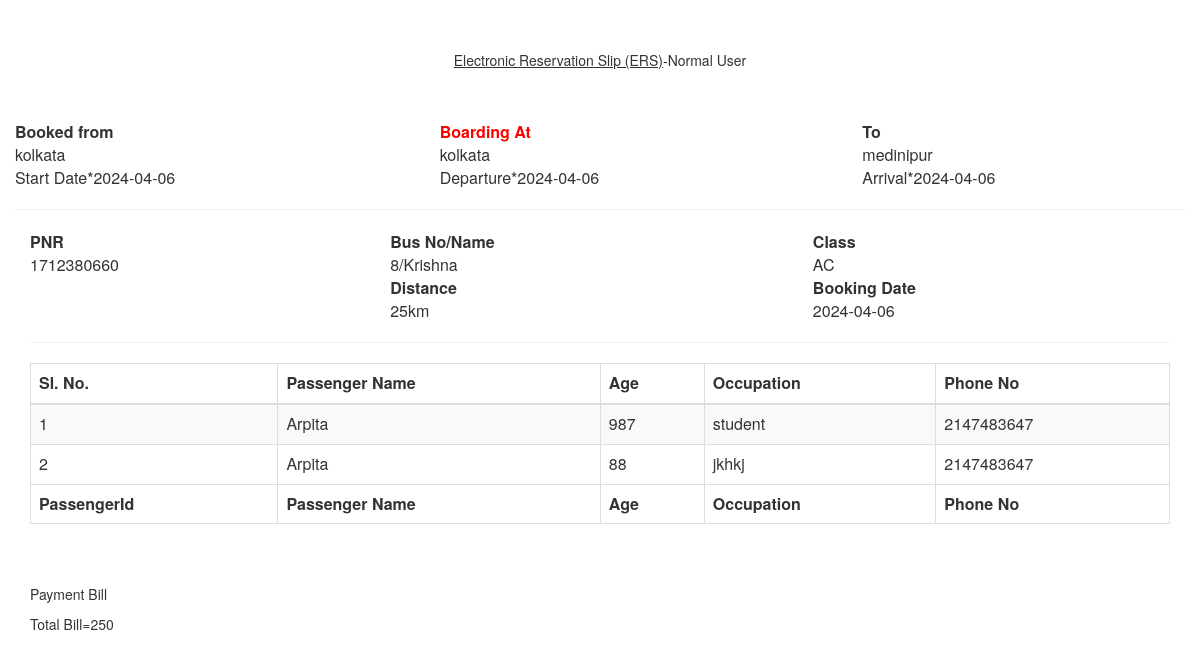
Screenshot of /busticket.php?bkn=1712380660 with the database file from the repository.
### tables this page shows
CREATE TABLE `busbooking` (
  `bookingid` int(11) NOT NULL,
  `bkn` int(50) NOT NULL,
  `busid` varchar(50) NOT NULL,
  `userid` varchar(50) NOT NULL,
  `passengerid` varchar(50) NOT NULL,
  `seatno` varchar(50) NOT NULL,
  `bustype` varchar(50) NOT NULL,
  `tos` varchar(50) NOT NULL,
  `froms` varchar(50) NOT NULL,
  `bookingdate` date NOT NULL,
  `journeydate` date NOT NULL,
  `status` varchar(50) NOT NULL
);

CREATE TABLE `addbus` (
  `busid` int(50) NOT NULL,
  `busname` varchar(50) NOT NULL,
  `busno` varchar(50) NOT NULL,
  `bustype` varchar(50) NOT NULL,
  `routeid` varchar(50) NOT NULL,
  `startstopage` varchar(50) NOT NULL,
  `endstopage` varchar(50) NOT NULL,
  `seat` varchar(50) NOT NULL
);

CREATE TABLE `buspassenger` (
  `passengerid` int(50) NOT NULL,
  `name` varchar(50) NOT NULL,
  `age` varchar(50) NOT NULL,
  `occupation` varchar(50) NOT NULL,
  `phoneno` int(50) NOT NULL,
  `bkn` varchar(50) NOT NULL
);

### busticket.php (the view, shortened to what this page needs)
<?php
	$conn=mysqli_connect("localhost","root","","railwayreservationsystem");
	$bookingnumber=$_GET['bkn'];
?>
 <link href="bootstrap/css/bootstrap.min.css" rel="stylesheet" type="text/css"/>
    <link href="https://maxcdn.bootstrapcdn.com/font-awesome/4.3.0/css/font-awesome.min.css" rel="stylesheet" type="text/css" />
<body onload="window.print()">
<br>
<br>
	  <p><center><u>Electronic Reservation Slip (ERS)</u>-Normal User</center></p>
<?php
$queryselect2="select * from busbooking where bkn='$bookingnumber'";
$res2=mysqli_query($conn,$queryselect2);
while($row2=mysqli_fetch_assoc($res2))
{
	$jd=$row2['journeydate'];
	$froms=$row2['froms'];
	$tos=$row2['tos'];
	$bid=$row2['busid'];
	$bd=$row2['bookingdate'];
	$c=$row2['bustype'];
}
?>
<?php
$queryselect3="select * from addbus where busid='$bid'";
$res3=mysqli_query($conn,$queryselect3);
while($row3=mysqli_fetch_assoc($res3))
{
	$bn=$row3['busno'];
	$bnm=$row3['busname'];
}
?>
<?php
	$queryselect="select abs(r1.km-r2.km) as km from bustoroute r1,bustoroute r2 where r1.busrouteid=r2.busrouteid and r1.stopagename='$froms' and r2.stopagename='$tos'";
	$res=mysqli_query($conn,$queryselect);
	$row=mysqli_fetch_assoc($res);
    $querychild="select * from buspassenger where bkn='$bookingnumber' and age<=12";
	$resagecount=mysqli_query($conn,$querychild);
	$noofch=mysqli_num_rows($resagecount);
	$queryadult="select * from buspassenger where bkn='$bookingnumber' and age>12";
	$resagecount1=mysqli_query($conn,$queryadult);
	$noofad=mysqli_num_rows($resagecount1);
	$km=$row['km'];
	if($c=="AC")
	{
	$r=5;
	}
	else
	{
	$r=2;
	}
	$p=$km*($r/2)*$noofch+$km*$r*$noofad;
?>
      <div class="container">
          <div class="row">
		  <br>
		  <br>
		  <table width="1200px" height="50px">
		  <tr><th>Booked from</th><th><font color='red'>Boarding At</font></th><th>To</th></tr>
		  <tr><td><?php echo $froms;?></td><td><?php echo $froms;?></td><td><?php echo $tos;?></td></tr>
		  <tr><td>Start Date*<?php echo $jd;?></td><td>Departure*<?php echo $jd;?></td><td>Arrival*<?php echo $jd;?></td></tr>
		  </table>
		  <hr>
            <div class="col-md-12">
			  <table width="1200px" height="50px">
			  <tr><th>PNR</th><th>Bus No/Name</th><th>Class</th></tr>
			  <tr><td><?php echo $bookingnumber;?></td><td><?php echo $bn;?>/<?php echo $bnm;?></td><td><?php echo $c;?></td></tr>
			  <tr><th></th><th>Distance</th><th>Booking Date</th></tr>
			  <tr><td></td><td><?php echo $km;?>km</td><td><?php echo $bd;?></td></tr>
			  </table>
             <hr>
			   <table id="example1" class="table table-bordered table-striped">
                    <thead>
                      <tr>
                        <th>Sl. No.</th>
                        <th>Passenger Name</th>
                        <th>Age</th>
                        <th>Occupation</th>
                        <th>Phone No</th>
                      </tr>
                    </thead>
                    <tbody>
	<?php
	$s=1;
	$queryselect="select * from buspassenger where bkn='$bookingnumber'";
	$res=mysqli_query($conn,$queryselect);
	while($row=mysqli_fetch_assoc($res))
	{
		$b=$row['name'];
		$c=$row['age'];
		$d=$row['occupation'];
		$e=$row['phoneno'];
	?>
<tr>
	<td><?php echo $s;?></td>
	<td><?php echo $b;?></td>
	<td><?php echo $c;?></td>
	<td><?php echo $d;?></td>
	<td><?php echo $e;?></td>
</tr>
<?php
$s++;
	}
?>
					</tbody>
					<tfoot>
                      <tr>
                        <th>PassengerId</th>
                        <th>Passenger Name</th>
                        <th>Age</th>
                        <th>Occupation</th>
                        <th>Phone No</th>
                      </tr>
                    </tfoot>
                  </table>
				 <br>
				 <br>
				 <p>Payment Bill</p>
				 Total Bill=<?php echo $p;?>
			  </div>
</div>
   </div>
  </body>
</html>

### rows the page displays
busbooking: froms "kolkata", tos "medinipur", journeydate "2024-04-06", bustype "AC", bookingdate "2024-04-06"
addbus: busno "8", busname "Krishna"
buspassenger: name "Arpita", age "987", occupation "student", phoneno "2147483647"
buspassenger: name "Arpita", age "88", occupation "jkhkj", phoneno "2147483647"

### other values shown
$bookingnumber "1712380660"
$km "25"
$p "250"
